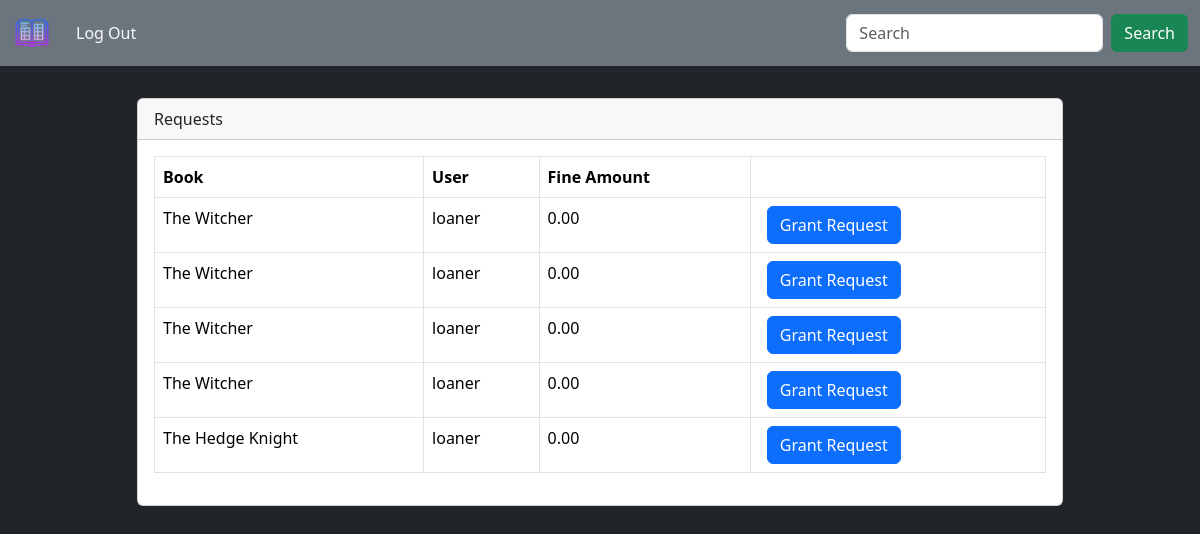
/logged/return_request_page/ (signed in), run on an earlier commit of the app's database.
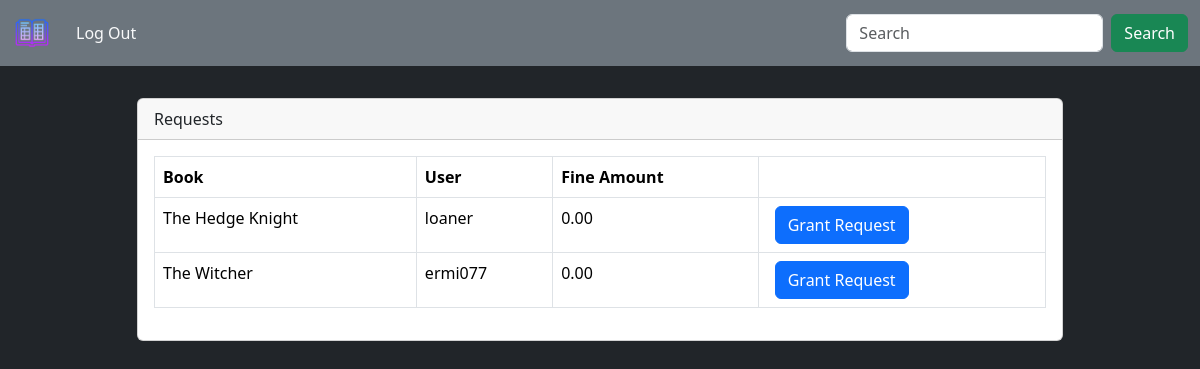
And on a later commit of the database.
### library/models.py (models this page shows, shortened)
class ReturnRequest(models.Model):
    loan = models.ForeignKey(Loan , on_delete = models.CASCADE)
    fine = models.ForeignKey(Fine , on_delete =  models.CASCADE , null = True)

class Loan(models.Model):
    book = models.ForeignKey(Book , on_delete = models.CASCADE)
    user = models.ForeignKey(MyUser , on_delete = models.CASCADE)
    check_out_date = models.DateTimeField(auto_now_add=True)
    return_date = models.DateTimeField(default = expiry)

class Book(models.Model):
    Title = models.CharField(max_length = 100)
    Publication_year = models.DateField()
    Number_of_copies = models.PositiveIntegerField()
    author = models.ForeignKey(Author , on_delete = models.SET_NULL , null = True)
    genre = models.ManyToManyField(Genre)
    publisher = models.ForeignKey(Publisher , on_delete = models.SET_NULL , null = True)
    cover = models.ImageField(upload_to='covers/')#add width and height if needed
    @property
    def likes(self):
        return self.likes_set.count()
    class Meta:
        ordering = ['-likes']

class Fine(models.Model):
    loan = models.ForeignKey(Loan , on_delete = models.CASCADE)
    amount = models.DecimalField(max_digits=10, decimal_places=2)

### users/models.py (models this page shows)
class MyUser(AbstractUser):
    phone_number = models.CharField(max_length = 11 , null = True , unique = True , blank = True)
    adress = models.CharField(max_length = 50)

### library/views.py (the view)
# urls.py: path('return_request_page/' , views.display_req , name = 'req_page-link'),
@login_required
def display_req(request):
    reqs = ReturnRequest.objects.all()
    context = {'reqs': reqs}
    return render(request , 'logged/returnReq.html' , context)

### templates/logged/returnReq.html (shortened to what this page needs)
{% extends "themes/main.html" %}
{% block content %}
<div class="container">
    <div class="row justify-content-center">
        <div class="col-md-10">
            <div class="card">
                <div class="card-header">Requests</div>
                <div class="card-body">
                    <div class="table-responsive">
                        <table class="table table-bordered">
                            <thead>
                                <tr>
                                    <th>Book</th>
                                    <th>User</th>
                                    <th>Fine Amount</th>
                                    <th></th>
                                </tr>
                            </thead>
                            <tbody>
                                {% for req in reqs %}
                                <tr>
                                    <td>{{ req.loan.book.Title }}</td>
                                    <td>{{ req.loan.user.username }}</td>
                                    <td>{{req.fine.amount}}</td>
                                    <td><a class="btn btn-primary btn-md mx-2" href="{% url 'return_req-link' req.loan.id %}" role="button">Grant Request</a></td>
                                </tr>
                                {% endfor %}
                            </tbody>
                        </table>
                    </div>
                </div>
            </div>
        </div>
    </div>
</div>
{% endblock content %}

What changed in the data, as far as the page shows it:
removed ReturnRequest: loan.book.Title "The Witcher", loan.user.username "loaner", fine.amount "0.00"
removed ReturnRequest: loan.book.Title "The Witcher", loan.user.username "loaner", fine.amount "0.00"
removed ReturnRequest: loan.book.Title "The Witcher", loan.user.username "loaner", fine.amount "0.00"
removed ReturnRequest: loan.book.Title "The Witcher", loan.user.username "loaner", fine.amount "0.00"
added ReturnRequest: loan.book.Title "The Witcher", loan.user.username "ermi077", fine.amount "0.00"
